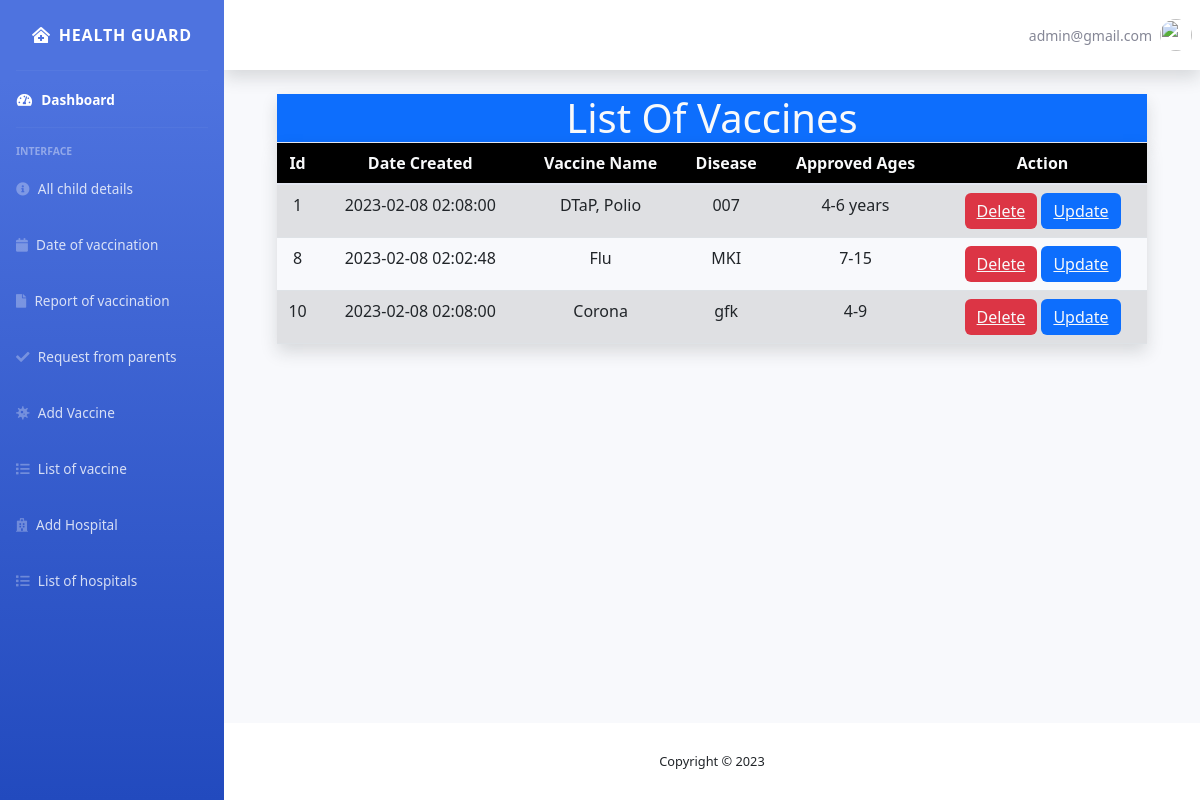
/admin/list_of_vaccine.php (signed in), run on the app's committed database.
### tables this page shows
CREATE TABLE `vaccine_list` (
  `vaccine_id` int(11) NOT NULL,
  `date-created` timestamp NOT NULL DEFAULT current_timestamp(),
  `vaccine_name` varchar(255) NOT NULL,
  `manufacturer` varchar(255) NOT NULL,
  `approved-ages` varchar(255) NOT NULL
);

### admin/list_of_vaccine.php (the view, shortened to what this page needs)
<?php include("header.php") ?>
<?php include("siderbar.php") ?>
<div class="container col-11">
    <h1 class="shadow col-md-12 m-auto text-light bg-primary text-center">List Of Vaccines</h1>
    <table class="shadow col-md-12 m-auto text-light text-center table table-striped p-2">
        <thead class="bg-black">
            <tr>
                <th>Id</th>
                <th>Date Created</th>
                <th>Vaccine Name</th>
                <th>Disease</th>
                <th>Approved Ages</th>
                <th>Action</th>
            </tr>
        </thead>
        <tbody class="text-dark">
            <?php
            $q = mysqli_query($conn, "SELECT * FROM `vaccine_list`");
            while ($data = mysqli_fetch_array($q)) {
                echo '<tr>
                    <td>' . $data[0] . '</td>
                    <td>' . $data[1] . '</td>
                    <td>' . $data[2] . '</td>
                    <td>' . $data[3] . '</td>
                    <td>' . $data[4] . '</td>
                    <td><button class="btn btn-danger border-0"> <a href="delete.php?hospital_delete_id=' . $data[0] . '" class="text-light">Delete</a></button>
                    <button class="btn btn-primary border-0 text-light"> <a href="vaccine_update.php?vaccine_id=' . $data[0] . '" class="text-light">Update</a> </button> </td>
                </tr>';
            }
            ?>
        </tbody>
    </table>
</div>
</div>
<?php include("footer.php") ?>

### admin/header.php (shortened to what this page needs)
<!DOCTYPE html>
<html lang="en">
<head>
    <link href="vendor/fontawesome-free/css/all.min.css" rel="stylesheet" type="text/css">
    <link href="https://cdnjs.cloudflare.com/ajax/libs/font-awesome/5.15.0/css/all.min.css" rel="stylesheet">
    <link href="css/sb-admin-2.min.css" rel="stylesheet">
    <link rel="stylesheet" href="css/bootstrap.min.css">
</head>
<body id="page-top">

### admin/siderbar.php (shortened to what this page needs)
<?php
$loginid = $_SESSION["loginid"];
$q = mysqli_query($conn, "SELECT * FROM `admin` WHERE ad_id = '$loginid'");
$row = mysqli_fetch_array($q);
?>
<div id="wrapper">
    <ul class="navbar-nav bg-gradient-primary sidebar sidebar-dark accordion" id="accordionSidebar">
        <a class="sidebar-brand d-flex align-items-center justify-content-center" target="blank" href="../vaccine_index/index.php">
            <div class="sidebar-brand-text mx-3"><i class="fa fa-clinic-medical me-2"></i>Health Guard<sup></sup></div>
        </a>
        <hr class="sidebar-divider my-0">
        <li class="nav-item active">
            <a class="nav-link" href="index.php">
                <i class="fas fa-fw fa-tachometer-alt"></i>
                <span>Dashboard</span></a>
        </li>
        <hr class="sidebar-divider">
        <div class="sidebar-heading">
            Interface
        </div>
        <li class="nav-item">
            <a class="nav-link" href="All-child-details.php">
                <i class="fa fa-info-circle"></i>
                <span>All child details</span>
            </a>
        </li>
        <li class="nav-item">
            <a class="nav-link" href="date_of_vaccination.php">
                <i class="fa fa-calendar"></i>
                <span>Date of vaccination</span>
            </a>
        </li>
        <li class="nav-item">
            <a class="nav-link" href="report.php">
                <i class="fa fa-file"></i>
                <span>Report of vaccination</span>
            </a>
        </li>
        <li class="nav-item">
            <a class="nav-link" href="request.php">
                <i class="fas fa-check"></i>
                <span>Request from parents</span>
            </a>
        </li>
        <li class="nav-item">
            <a class="nav-link" href="add_vaccine.php">
                <i class="fas fa-virus"></i>
                <span>Add Vaccine</span>
            </a>
        </li>
        <li class="nav-item">
            <a class="nav-link" href="list_of_vaccine.php">
                <i class="fas fa-list"></i>
                <span>List of vaccine</span>
            </a>
        </li>
        <li class="nav-item">
            <a class="nav-link" href="add_hospital.php">
                <i class="fas fa-hospital"></i>
                <span>Add Hospital</span>
            </a>
        </li>
        <li class="nav-item">
            <a class="nav-link" href="list_of_hospital.php">
                <i class="fas fa-list"></i>
                <span>List of hospitals</span>
            </a>
        </li>
    </ul>
    <div id="content-wrapper" class="d-flex flex-column">
        <div id="content">
            <nav class="navbar navbar-expand navbar-light bg-white topbar mb-4 static-top shadow">
                <ul class="navbar-nav ml-auto">
                    <li class="nav-item dropdown no-arrow">
                        <a class="nav-link dropdown-toggle" href="#" id="userDropdown" role="button" data-toggle="dropdown" aria-haspopup="true" aria-expanded="false">
                            <span class="mr-2 d-none d-lg-inline text-gray-600 small">
                                <?php echo $_SESSION["email"] ?>
                            </span>
                            <?php
                            echo '<img class="img-profile rounded-circle" src="img/' . $row["profile_img"] . '">'
                            ?>
                        </a>
                    </li>
                </ul>
            </nav>

### admin/footer.php (shortened to what this page needs)
<footer class="sticky-footer bg-white">
                <div class="container my-auto">
                    <div class="copyright text-center my-auto">
                        <span>Copyright &copy; 2023</span>
                    </div>
                </div>
            </footer>
        </div>
    </div>
</body>
</html>

### data on the page
vaccine_list: vaccine_id "1", value "2023-02-08 02:08:00", vaccine_name "DTaP, Polio", manufacturer "007", value "4-6 years"
vaccine_list: vaccine_id "8", value "2023-02-08 02:02:48", vaccine_name "Flu", manufacturer "MKI", value "7-15"
vaccine_list: vaccine_id "10", value "2023-02-08 02:08:00", vaccine_name "Corona", manufacturer "gfk", value "4-9"

### other printed values
$_SESSION["email"] "admin@gmail.com"
